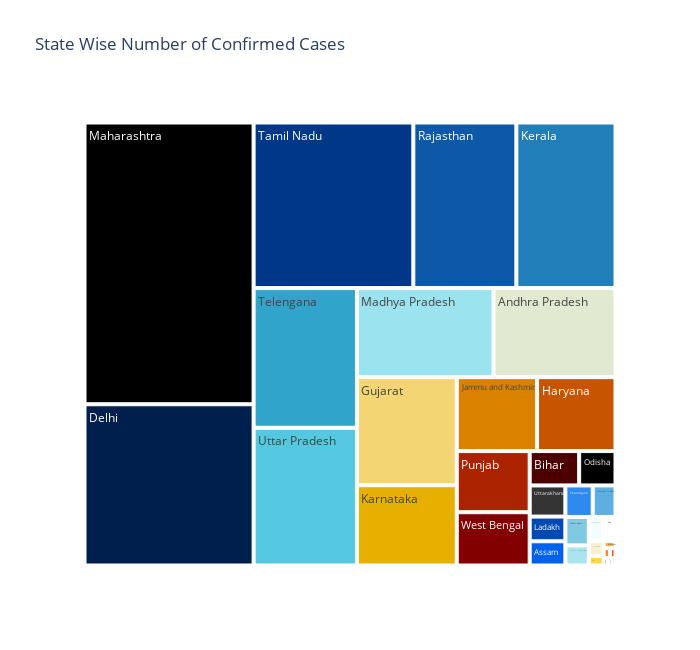

The cell this chart's notebook holds for it:
### Code cell
#new one
fig = px.treemap(india, path=["Name of State / UT"], values="Total Confirmed cases",  height=500,
                 title='State Wise Number of Confirmed Cases', 
                 color_discrete_sequence = px.colors.cyclical.IceFire)
fig.update_layout(plot_bgcolor='rgb(255,69,0)',width=700, height=650)
fig.show()

### Figure 1 — Plotly figure (JSON) as saved in the notebook; plotly's stock layout.template omitted (floating-point values rounded to 4 significant figures)
{"data": [{"branchvalues": "total", "domain": {"x": [0, 1], "y": [0, 1]}, "hovertemplate": "labels=%{label}<br>Total Confirmed cases=%{value}<br>parent=%{parent}<br>id=%{id}<extra></extra>", "ids": ["Andaman and Nicobar Islands", "Andhra Pradesh", "Arunachal Pradesh", "Assam", "Bihar", "Chandigarh", "Chhattisgarh", "Delhi", "Goa", "Gujarat", "Haryana", "Himachal Pradesh", "Jammu and Kashmir", "Jharkhand", "Karnataka", "Kerala", "Ladakh", "Madhya Pradesh", "Maharashtra", "Manipur", "Meghalaya", "Mizoram", "Nagaland", "Odisha", "Puducherry", "Punjab", "Rajasthan", "Tamil Nadu", "Telengana", "Tripura", "Union Territory of Chandigarh", "Union Territory of Jammu and Kashmir", "Union Territory of Ladakh", "Uttar Pradesh", "Uttarakhand", "West Bengal"], "labels": ["Andaman and Nicobar Islands", "Andhra Pradesh", "Arunachal Pradesh", "Assam", "Bihar", "Chandigarh", "Chhattisgarh", "Delhi", "Goa", "Gujarat", "Haryana", "Himachal Pradesh", "Jammu and Kashmir", "Jharkhand", "Karnataka", "Kerala", "Ladakh", "Madhya Pradesh", "Maharashtra", "Manipur", "Meghalaya", "Mizoram", "Nagaland", "Odisha", "Puducherry", "Punjab", "Rajasthan", "Tamil Nadu", "Telengana", "Tripura", "Union Territory of Chandigarh", "Union Territory of Jammu and Kashmir", "Union Territory of Ladakh", "Uttar Pradesh", "Uttarakhand", "West Bengal"], "name": "", "parents": ["", "", "", "", "", "", "", "", "", "", "", "", "", "", "", "", "", "", "", "", "", "", "", "", "", "", "", "", "", "", "", "", "", "", "", ""], "type": "treemap", "values": [193, 4448, 13, 354, 696, 353, 273, 11162, 121, 4416, 2374, 294, 2430, 141, 3281, 6720, 361, 4982, 19505, 35, 8, 22, 0, 511, 91, 1825, 6982, 10826, 5909, 13, 2, 26, 58, 5826, 455, 1590]}], "layout": {"height": 650, "legend": {"tracegroupgap": 0}, "plot_bgcolor": "rgb(255,69,0)", "title": {"text": "State Wise Number of Confirmed Cases"}, "treemapcolorway": ["#000000", "#001f4d", "#003786", "#0e58a8", "#217eb8", "#30a4ca", "#54c8df", "#9be4ef", "#e1e9d1", "#f3d573", "#e7b000", "#da8200", "#c65400", "#ac2301", "#820000", "#4c0000", "#000000"], "width": 700}}
